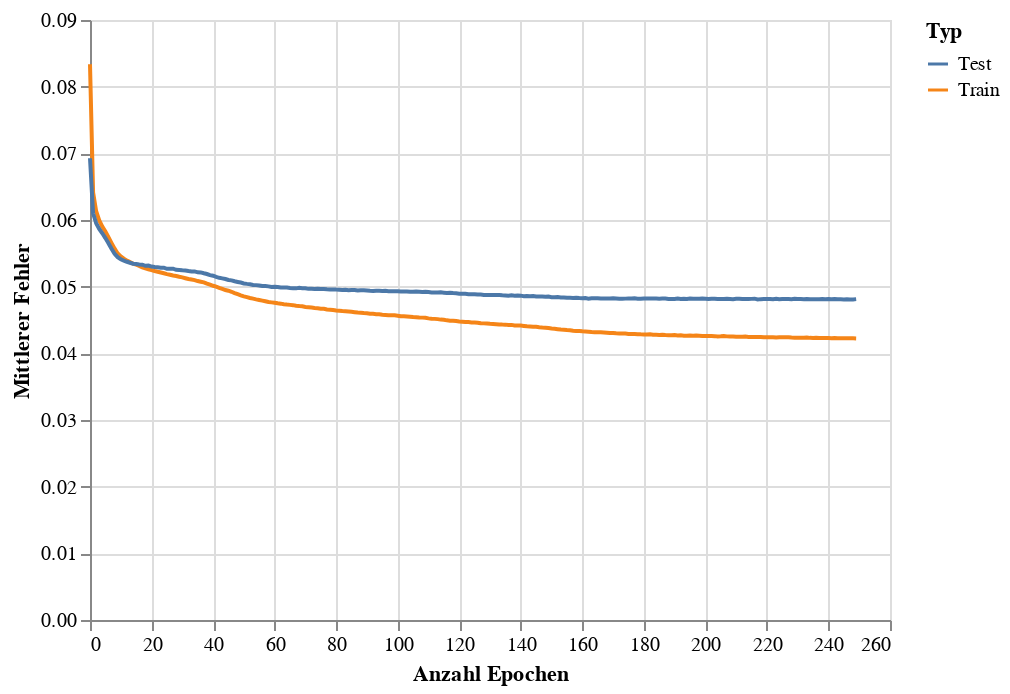

The cell this chart's notebook holds for it:
### Code cell
train_eval_loss_chart = alt.Chart(loss_df).mark_line().encode(
    x = alt.X('Epoch', title='Anzahl Epochen'),
    y = alt.Y('Loss',title='Mittlerer Fehler'),
    color = alt.Color('Type',title='Typ')
)
train_eval_loss_chart

### Figure 1 — Vega-Lite specification as saved in the notebook (floating-point values rounded to 4 significant figures; data arrays with more than 128 entries replaced by an {"elided": "..."} marker saying what was removed)
{"config": {"view": {"continuousWidth": 400, "continuousHeight": 300}}, "data": {"name": "data-01f1b3d8744d5a18dff6a3755a282696"}, "mark": "line", "encoding": {"color": {"field": "Type", "title": "Typ", "type": "nominal"}, "x": {"field": "Epoch", "title": "Anzahl Epochen", "type": "quantitative"}, "y": {"field": "Loss", "title": "Mittlerer Fehler", "type": "quantitative"}}, "$schema": "https://vega.github.io/schema/vega-lite/v4.17.0.json", "datasets": {"data-01f1b3d8744d5a18dff6a3755a282696": {"elided": "500 records"}}}
